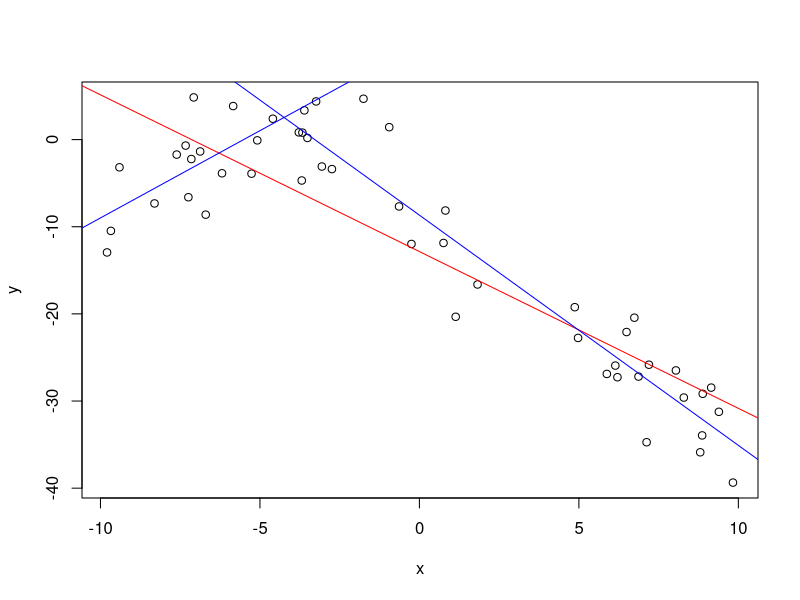

This figure's R source:
data = read.csv("data_bi_lin.csv")
x = data$x
y = data$y
plot(x,y)
abline(lm(y ~ x),col='red')
error <- sum(lm(y~x)$residuals^2)

errors = list()
for(i in x){
  index = match(i,x)
  xc = sapply(x, function(a){ return(max(a-i, 0))})
  lm(y ~ x + xc)
  error[[index]] <- sum(lm(y ~ x + xc)$residuals^2)
}
error

C.index = which.min(error)
C.value = x[[C.index]]

first.x = x[1:C.index]
first.y = y[1:C.index]
second.x = x[(C.index+1):length(x)]
second.y = y[(C.index+1):length(x)]

first = lm(first.y ~ first.x)
second = lm(second.y ~ second.x)

abline(first, col = 'blue')
abline(second, col = 'blue')
